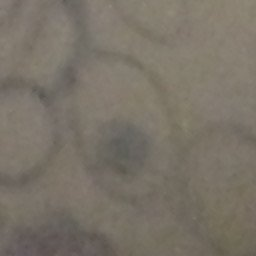
#> input picture Data/Original/interphase/I10.jpg, 256 x 256 px; its folder holds only this picture in this run
$ python SegCellCycles.py
#> lines starting #> are read from the running program, lines starting #| are printed output that depends on the picture
#> in main, cellOriginal is the input picture: shape (256, 256, 3); mean R, G, B 121.7, 114.5, 103.4
# Name: Breno Lívio Silva de Almeida
# NUSP: 10276675

# SCC0251 - Image Processing
# Project: Segmentation of Cell Cycles Images
# 2021/1

import matplotlib.pyplot as plt
import numpy as np
import imageio
import os

def saveSegmentedImg(img, name, dest):
    """
    Save segmented image.

    Parameters: img, image for saving.
    """

    plt.axis("off")
    plt.imshow(img, cmap = "gray")
    plt.savefig(dest + name, bbox_inches = 'tight', transparent = True, pad_inches = 0)

def convertLuminance(img):
    """
    Convert to Grayscale using Luminance method.

    Parameters: img, image to be converted.

    Returns: imgGray, image converted to grayscale.
    """

    R, G, B = img[:, :, 0], img[:, :, 1], img[:, :, 2]
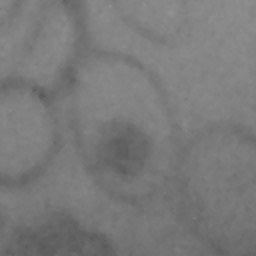
#> R: shape (256, 256); min 88, max 145, mean 121.7
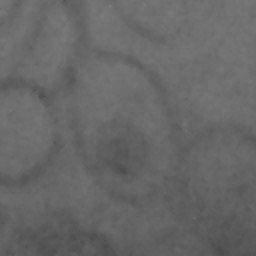
#> B: shape (256, 256); min 75, max 124, mean 103.4

    imgGray = np.floor((0.299 * R + 0.587 * G + 0.114 * B)).astype(np.uint8)

    return imgGray

def scalingImage(img, minVal, maxVal):
    """
    Scale image given a range.

    Parameters: img, image to be scaled;
                minVal, lower value for range;
                maxVal, upper value for range.

    Returns: imgScaled, image scaled.
    """

    imax = np.max(img)
    imin = np.min(img)

    std = (img - imin) / (imax - imin)

    imgScaled = std * (maxVal - minVal) + minVal

    return imgScaled

def histogramEqualization(img):
    """
    Histogram equalization for contrast adjustment using the image's histogram.

    Parameters: img, image to apply histogram equalization.

    Returns: imgEq, image with histogram equalization applied.
    """

    # Creation of image's cumulative histogram

    hist = np.zeros(256).astype(int)

    for i in range(256):
        pixels_value_i = np.sum(img == i)
        hist[i] = pixels_value_i
#> after the loop, hist = 256 values, max 2968 at index 125, min 0 at index 0, mean 256

    histC = np.zeros(256).astype(int)

    histC[0] = hist[0]

    for i in range(1,  256):
        histC[i] = hist[i] + histC[i-1]
#> after the loop, histC = 256 values from 0 to 65536

    N, M = img.shape
#> N = 256; M = 256

    imgEq = np.zeros([N,M]).astype(np.uint8)

    # For each intensity value, transforms in a new intensity
    for z in range(256):
        # Transformation function
        s = ((256 - 1)/float(M * N)) * histC[z]

        # Apply equalized value
        imgEq[np.where(img == z)] = s
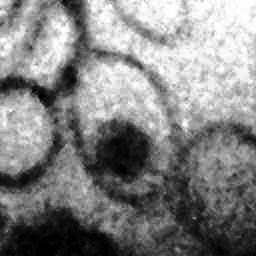
#> imgEq: shape (256, 256); min 0, max 255, mean 131.1

    return imgEq

def gaussianFilter(img, k = 15, sigma = 10):
    """
    Gaussian filter applying for the image using symmetric padding.

    Parameters: img, image to apply gaussian filter;
                k, size of the filter;
                sigma, control the variation around the filter's mean value.

    Returns: imgGaussian, image with gaussian filter applied.
    """
#> called with k = 15, sigma = 10

    # Calculate gaussian filter

    arx = np.arange((-k // 2) + 1.0, (k // 2) + 1.0)
    x, y = np.meshgrid(arx, arx)
    filt = np.exp(-(1/2) * (np.square(x) + np.square(y)) / np.square(sigma))
    filter2d = filt / np.sum(filt)

    center = k // 2
    padImg = np.pad(img, pad_width = center, mode = "symmetric")
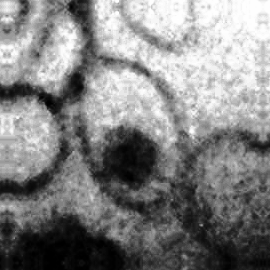
#> padImg: shape (270, 270); min 0, max 255, mean 130.2
    N, M = img.shape
#> N = 256; M = 256

    # Convolution using gaussian filter

    imgGaussian = [[np.multiply(filter2d, padImg[(x - center):(x + center + 1), (y - center):(y + center + 1)]).sum()
            for y in range(center, M + center)] for x in range(center, N + center)]
#> imgGaussian = 256 items

    imgGaussian = scalingImage(imgGaussian, 0, 1)
#> in scalingImage, `imax = np.max(img)`: imax = 253.3
#> in scalingImage, `imin = np.min(img)`: imin = 0.342
#> in scalingImage, `std = (img - imin) / (imax - imin)`:
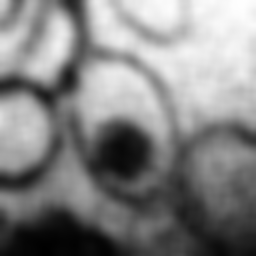
#> std: shape (256, 256) float64; min 0, max 1, mean 0.517

    return imgGaussian

def thresholdRegion(img):
    """
    Region-based segmentation using local thresholds in the grayscale.

    Parameters: img, image to apply thresholding.

    Returns: imgThresh, image with threshold applied.
    """

    imgThresh = img.reshape(img.shape[0] * img.shape[1])

    for i in range(imgThresh.shape[0]):
        if imgThresh[i] > imgThresh.mean():
            imgThresh[i] = 3
        elif imgThresh[i] > 0.5:
            imgThresh[i] = 2
        elif imgThresh[i] > 0.2:
            imgThresh[i] = 1
        else: # The cells are within this range, being one of the darkest
            imgThresh[i] = 0

    imgThresh = imgThresh.reshape(img.shape[0], img.shape[1])
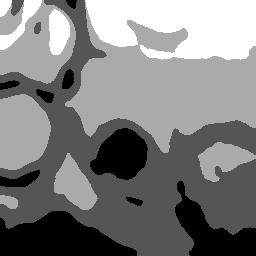
#> imgThresh: shape (256, 256) float64; min 0, max 3, mean 1.5; drawn with min black and max white

    return imgThresh

def connectedComponents(img):
    """
    Connected-component labeling using 4-neighbors method.
    It was implemented using the Wikipedia article as a guide:
    https://en.wikipedia.org/wiki/Connected-component_labeling
    It's based on Hoshen–Kopelman algorithm.

    Parameters: img, image to apply labeling.

    Returns: labels, image with labeling applied.
    """

    equivList = {}
    N, M = img.shape
    labels = np.zeros(img.shape)
    label = 1

    def get4Neighbors(img, i, j):
        """
        Get the 4 neighbours for the pixel analysed.

        Parameters: img, image;
                    i, row number;
                    j, column number.

        Returns: neighbors, list of neighbors.
        """

        N, M = img.shape
        neighbors = []

        if i - 1 >= 0:
            neighbors.append(img[i-1][j])
        if j - 1 >= 0:
            neighbors.append(img[i][j-1])
        if j - 1 >= 0 and i - 1 >= 0:
            neighbors.append(img[i-1][j-1])
        if j + 1 < M and i - 1 >= 0:
            neighbors.append(img[i-1][j+1])

        return neighbors

    def find(label, equivList):
        """
        Find the neighbor with the smallest label and assign it to the current element.

        Parameters: label, label number;
                    equivList, equivalence relatioship list.

        Returns: minVal, smallest label.
        """

        minVal = min(equivList[label])
        while label != minVal:
            label = minVal
            minVal = min(equivList[label])

        return minVal

    # First pass

    for i in range(N):
        for j in range(M):
            if img[i][j] == 1:
                neighbors = get4Neighbors(labels, i, j)
                neighbors = list(filter(lambda a: a != 0, neighbors))

                if len(neighbors) == 0:
                    labels[i][j] = label
                    equivList[label] = set([label])
                    label += 1
                else:
                    minVal = min(neighbors)
                    labels[i][j] = minVal
                    for l in neighbors:
                        equivList[l] = set.union(equivList[l], neighbors)

    # Second pass

    finalLabels = {}
    newLabel = 1

    for i in range(N):
        for j in range(M):
            if labels[i][j] != 0:
                new = find(labels[i][j], equivList)
                labels[i][j] = new

                if new not in finalLabels:
                    finalLabels[new] = newLabel
                    newLabel += 1

    for i in range(N):
        for j in range(M):
            if labels[i][j] != 0:
                labels[i][j] = finalLabels[labels[i][j]]

    return labels

def centerOfMass(maskLabels, labels):
    """
    Get the center of mass for each label.

    Parameters: maskLabels, image with labels defined;
                labels, list of labels in the image.

    Returns: centers, list of label' centers of mass.
    """

    centers = []

    for i in labels:
        xMass, yMass = np.where(maskLabels == i)

        xCenter = 0; yCenter = 0

        # Check if blob is of adequate size
        blobSize = len(np.where(maskLabels == i)[0])
        if blobSize > 1000 and blobSize < 10000:
            xCenter = int(np.average(xMass))
            yCenter = int(np.average(yMass))

        centers.append([xCenter, yCenter])

    return centers

def nearDistance(img, centers):
    """
    Get the blob nearest to the image center, which is probably the blob for cells, using euclidian distance.

    Parameters: img, image with labels defined;
                centers, list of label' centers of mass.

    Returns: nearestLabel, label nearest to the image center.
    """

    N, M = img.shape

    imgCenter = [N//2, M//2]
    distances = []

    for center in centers:
        distances.append(np.linalg.norm(np.array(imgCenter) - np.array(center)))

    nearestLabel = np.argmin(distances)

    return nearestLabel

def main():
    src = "Data/Original/interphase/"

    for _, filename in enumerate(os.listdir(src)):
        cellOriginal = imageio.imread(src + filename)

        cellGray = convertLuminance(cellOriginal)

        cellEq = histogramEqualization(cellGray)

        cellGauss = gaussianFilter(cellEq, k = 15, sigma = 10)

        cellThresh = thresholdRegion(cellGauss)

        mask = np.ones(cellThresh.shape)
        mask[np.where(cellThresh == 0)] = 0
        mask = ~(mask.astype(np.uint8))

        mask = scalingImage(mask, 0, 1)

        maskLabels = connectedComponents(mask)

        labels = np.unique(maskLabels)

        centers = centerOfMass(maskLabels, labels)

        nearestBlob = nearDistance(maskLabels, centers)

        segmented = np.zeros(mask.shape)
        segmented[maskLabels == nearestBlob] = 1

        #[indx, indy] = np.where(segmented == 0)
        #colorSegmented = cellOriginal.copy()
        #colorSegmented[indx,indy] = 0

        dest = "Data/Threshold/interphase/"

        saveSegmentedImg(segmented, filename, dest)
#> in saveSegmentedImg, `plt.savefig(dest + name, bbox_inches = 'tight', transparent = True, pa..`:
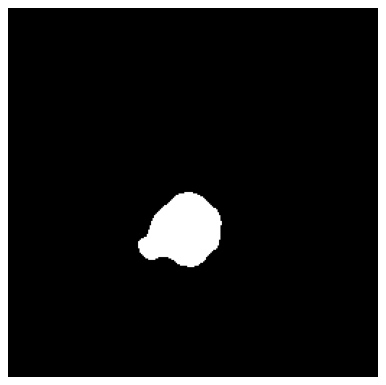
#> figure drawn by matplotlib, 1 panel

    src = "Data/Original/mitosis/"

#> (the run stopped early here; a loop or call above may not have finished)

$ run again, on Data/Original/interphase/I32.jpg
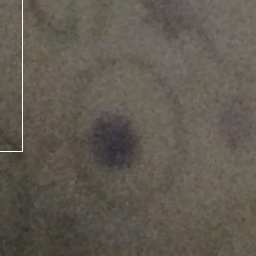
#> input picture Data/Original/interphase/I32.jpg, 256 x 256 px
#> in main, cellOriginal is the input picture: shape (256, 256, 3); mean R, G, B 96.7, 90.8, 81.6
#> the loop in histogramEqualization, `for i in range(256):` made 256 passes
#> pixels_value_i on passes 1 to 3: 0, 0, 0
#> after the loop in histogramEqualization, `for i in range(256):`: hist = 256 values, max 2585 at index 101, min 0 at index 0, mean 256
#> after the loop in histogramEqualization, `for i in range(1,  256):`: histC = 256 values from 0 to 65536
#> the loop in histogramEqualization, `for z in range(256):` made 256 passes
#> in gaussianFilter, `padImg = np.pad(img, pad_width = center, mode = "symmetric")`:
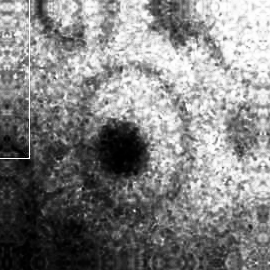
#> padImg: shape (270, 270); min 0, max 255, mean 129.7
#> imgGaussian = 256 items
#> imax = 246.1
#> imin = 1.04
#> in saveSegmentedImg, `plt.savefig(dest + name, bbox_inches = 'tight', transparent = True, pa..`:
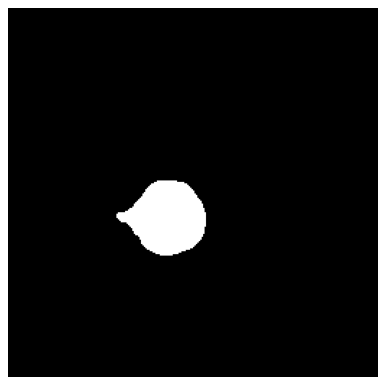
#> figure drawn by matplotlib, 1 panel

$ run again, on Data/Original/interphase/I41.jpg
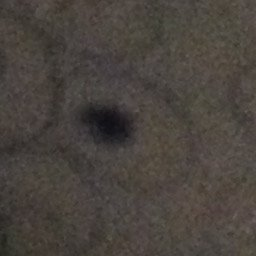
#> input picture Data/Original/interphase/I41.jpg, 256 x 256 px
#> in main, cellOriginal is the input picture: shape (256, 256, 3); mean R, G, B 73.6, 67.3, 61.7
#> the loop in histogramEqualization, `for i in range(256):` made 256 passes
#> pixels_value_i on passes 1 to 3: 0, 0, 0
#> after the loop in histogramEqualization, `for i in range(256):`: hist = 256 values, max 3507 at index 70, min 0 at index 0, mean 256
#> after the loop in histogramEqualization, `for i in range(1,  256):`: histC = 256 values from 0 to 65536
#> the loop in histogramEqualization, `for z in range(256):` made 256 passes
#> in gaussianFilter, `padImg = np.pad(img, pad_width = center, mode = "symmetric")`:
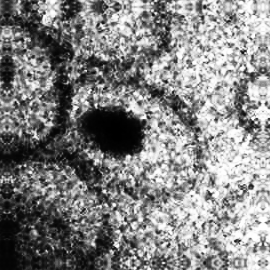
#> padImg: shape (270, 270); min 0, max 255, mean 131.2
#> imgGaussian = 256 items
#> imax = 239
#> imin = 0.237
#> in saveSegmentedImg, `plt.savefig(dest + name, bbox_inches = 'tight', transparent = True, pa..`:
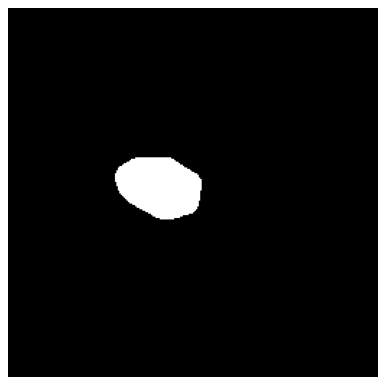
#> figure drawn by matplotlib, 1 panel

$ run again, on Data/Original/interphase/I45.jpg
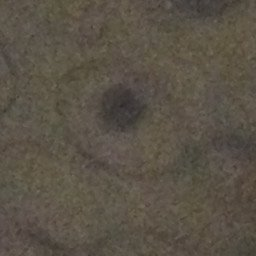
#> input picture Data/Original/interphase/I45.jpg, 256 x 256 px
#> in main, cellOriginal is the input picture: shape (256, 256, 3); mean R, G, B 90, 82.3, 70.4
#> the loop in histogramEqualization, `for i in range(256):` made 256 passes
#> pixels_value_i on passes 1 to 3: 0, 0, 0
#> after the loop in histogramEqualization, `for i in range(256):`: hist = 256 values, max 3924 at index 86, min 0 at index 0, mean 256
#> after the loop in histogramEqualization, `for i in range(1,  256):`: histC = 256 values from 0 to 65536
#> the loop in histogramEqualization, `for z in range(256):` made 256 passes
#> imgGaussian = 256 items
#> imax = 228.6
#> imin = 0.867
#> in saveSegmentedImg, `plt.savefig(dest + name, bbox_inches = 'tight', transparent = True, pa..`:
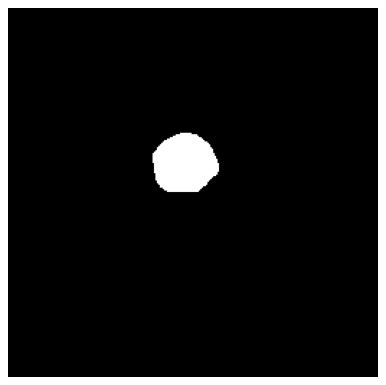
#> figure drawn by matplotlib, 1 panel
